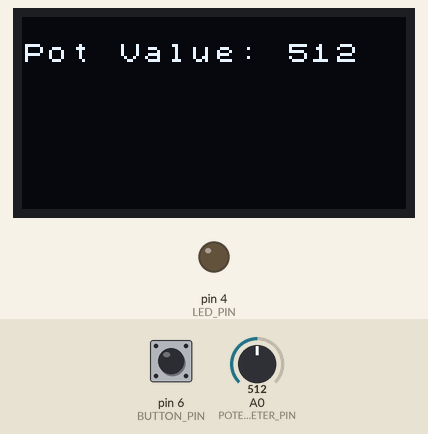
This sketch was run on a simulated Arduino Uno, built with avr-gcc and run on an emulated ATmega328P. On the bench: 128×64 one-colour display, output pins drawn as LEDs (lit = HIGH). The inputs (shaded band) are chosen by the test bench; at power-on: pin 6 (BUTTON_PIN) LOW, A0 (POTENTIOMETER_PIN) = 512. What the sketch prints to the serial monitor is not drawn.

Above: at 1.2 s.
1.3 s: pin 6 (BUTTON_PIN) pulled HIGH for 1 s
At 3.5 s:
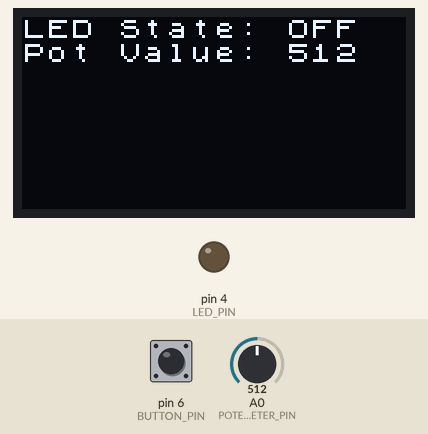
3.8 s: A0 (POTENTIOMETER_PIN) set to 716
At 4.4 s:
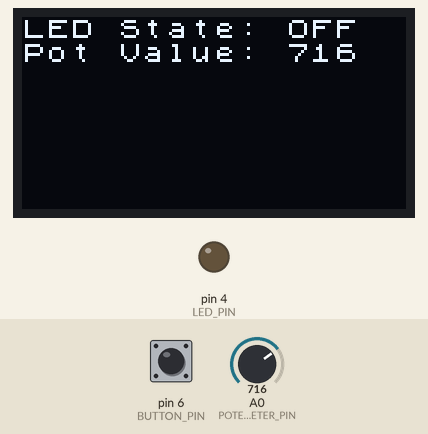
5.4 s: pin 6 (BUTTON_PIN) pulled HIGH for 0.15 s
At 6.1 s:
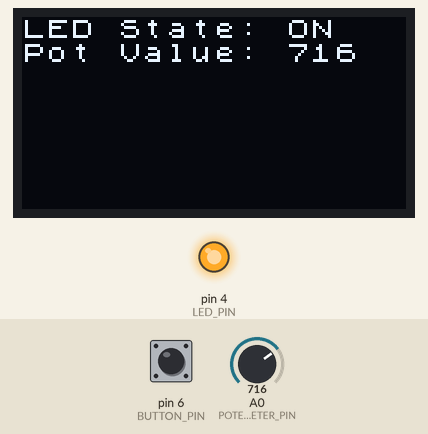
7.1 s: A0 (POTENTIOMETER_PIN) set to 900
At 7.9 s:
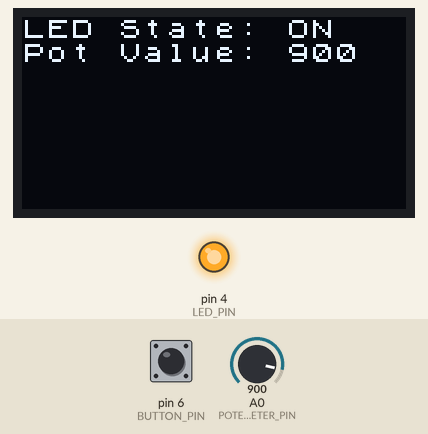
8.7 s: A0 (POTENTIOMETER_PIN) set to 1023
At 9.7 s:
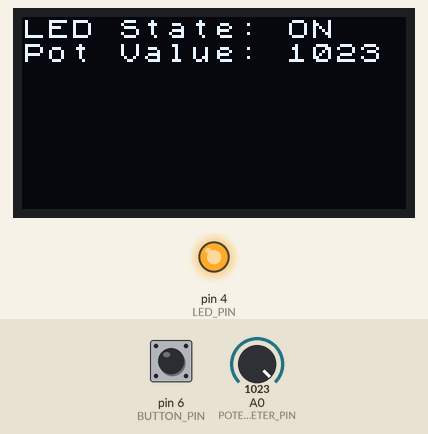
10.3 s: pin 6 (BUTTON_PIN) pulsed HIGH 5 times (0.12 s each, 0.3 s apart)
At 11.2 s:
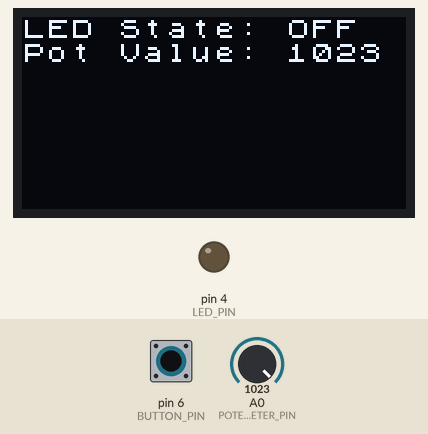
Timing chart, 0 to 13.3 s (numbered marks = the images above; inputs shaded):
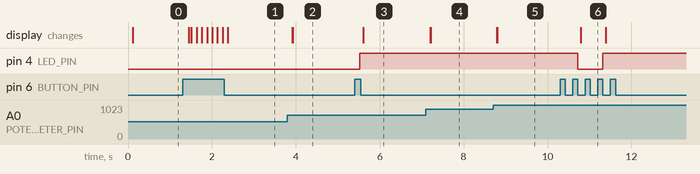

Measured:
- after the input at 1.3 s, the display: first changes after 0.15 s (image 1 shows a later state)
- after the input at 3.8 s, the display: first changes after 0.11 s (image 2 shows a later state)
- after the input at 5.4 s, pin 4 (LED_PIN): LOW → HIGH after 0.12 s; the display: changes after 0.20 s (image 3)
- after the input at 7.1 s, the display: first changes after 0.11 s (image 4 shows a later state)
- after the input at 8.7 s, the display: first changes after 0.09 s (image 5 shows a later state)
- after the input at 10.3 s, pin 4 (LED_PIN): HIGH → LOW after 0.42 s, → HIGH 0.60 s later; the display: changes after 0.49 s (image 6)

The sketch:

Protothreads_implementation.ino
```cpp
#include <pt.h>
#include <Wire.h>
#include <U8x8lib.h>

//defining the led, button and potentiometer pins
#define LED_PIN 4           // D4 port
#define BUTTON_PIN 6        // D6 port
#define POTENTIOMETER_PIN A0

static struct pt pt_button, pt_potentiometer, pt_led, pt_display;
bool ledState = false;
int potValue = 0;

U8X8_SSD1306_128X64_NONAME_SW_I2C u8x8(/* clock=*/ SCL, /* data=*/ SDA);

//initializing the timestamps (start and end time & cycle time)
unsigned long startTime, endTime;
unsigned long cycleStartTime;
unsigned long lastDebounceTime = 0;

const unsigned long debounceDelay = 0;  //debounce time in ms
bool lastLedState = false;
int lastPotValue = -1;

void setup(){
  //LED_PIN acts as an output meaning is used to send signals
    pinMode(LED_PIN, OUTPUT);

  //BUTTON_PIN acts as in input meaning is used to receive signals
    pinMode(BUTTON_PIN, INPUT);
    Serial.begin(38400);

    u8x8.begin();
    u8x8.setFont(u8x8_font_chroma48medium8_r);

  //initializing the protothreads that we are using
    PT_INIT(&pt_button);
    PT_INIT(&pt_potentiometer);
    PT_INIT(&pt_led);
    PT_INIT(&pt_display);
}

void loop() {

    cycleStartTime = micros();  //Recording the start time of the cycle

//macro that manages the execution of a protothread
    PT_SCHEDULE(protothread_button(&pt_button));
    PT_SCHEDULE(protothread_potentiometer(&pt_potentiometer));
    PT_SCHEDULE(protothread_led(&pt_led));
    PT_SCHEDULE(protothread_display(&pt_display));

    //Calculating and printing the elapsed time for the cycle
    unsigned long cycleEndTime = micros();   //ending the cycle's time recording
    Serial.print("Full Cycle Time: ");
    Serial.println(cycleEndTime - cycleStartTime);   //calculating and printing the full cycle's elapsee time
}

//protothread function about the button. Handles button inputs
static int protothread_button(struct pt *pt) {

    PT_BEGIN(pt);   //beginning of the protothread
    static int buttonState = 0;   //declaring the button state

    while (1) {

        startTime = micros();   //starting recording the time
        int currentState = digitalRead(BUTTON_PIN);
        if (currentState != buttonState) {
            lastDebounceTime = millis();
        }
        if ((millis() - lastDebounceTime) > debounceDelay) {
            if (currentState == HIGH) {
                ledState = !ledState;
            }
        }
        buttonState = currentState;
        endTime = micros();
        Serial.print("Button Protothread Time: ");
        Serial.println(endTime - startTime);

        PT_YIELD(pt);  //allows other protothreads to run
    }

    PT_END(pt);   //end of the protothread
}


//protothread function about the potentiometer. Handles potentiometer readings
static int protothread_potentiometer(struct pt *pt) {
    PT_BEGIN(pt);  //beginning of the protothread

    while (1) {
        startTime = micros();   //starting recording the time
        potValue = analogRead(POTENTIOMETER_PIN);
        endTime = micros();   //ending recording the time

        Serial.print("Potentiometer Protothread Time: ");
        Serial.println(endTime - startTime);  //printing the caclulating potentiometer protothread execution time

        PT_YIELD(pt);  //allows other protothreads to run
    }

    PT_END(pt);  //end of the protothread
}

//protothread function about the led. Manages LED state changes
static int protothread_led(struct pt *pt) {
    PT_BEGIN(pt);   //beginning of the protothread

    while (1) {
        startTime = micros();   //starting recording the time
        analogWrite(LED_PIN, ledState ? map(potValue, 0, 1023, 0, 255) : 0);
        endTime = micros(); //ending recording the time

        Serial.print("LED Protothread Time: ");
        Serial.println(endTime - startTime);  //printing the execution time regarding the led's protothread time

        PT_YIELD(pt);  //allows other protothreads to run
    }
    PT_END(pt);  //end of the protothread
}

//protothread function about the oled display. Manages updates to the display
static int protothread_display(struct pt *pt) {
    PT_BEGIN(pt);   //beginning of the protothread

    while (1) {
        startTime = micros();  //starting recording the time
        if (ledState != lastLedState || potValue != lastPotValue) {
            // Only update the parts of the display that have changed
            if (ledState != lastLedState) {
                u8x8.setCursor(0, 0);
                u8x8.print("LED State: ");
                u8x8.print(ledState ? "ON " : "OFF");
                lastLedState = ledState;
            }

            if (potValue != lastPotValue) {
                u8x8.setCursor(0, 1);
                u8x8.print("Pot Value: ");
                u8x8.print(potValue);
                lastPotValue = potValue;
            }
        }
        endTime = micros();   //ending recording the time
        Serial.print("Display Protothread Time: ");
        Serial.println(endTime - startTime);   //printing the execution time regarding the oled's protothread time

        PT_YIELD(pt);  //allows other protothreads to run
    }

    PT_END(pt);   //end of the protothread
}
```
